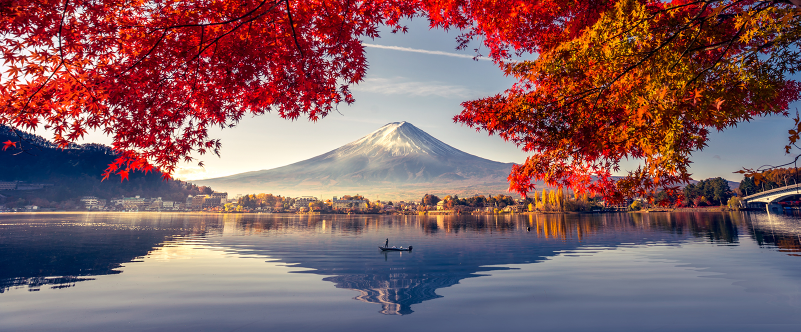
#> input picture Landscape-Color.jpg, 1601 x 664 px (shown at 1/2 size)
$ jupyter execute kmeans.ipynb
#> lines starting #> are read from the running program, lines starting #| are printed output that depends on the picture
# K-Means

## Import Library

[cell 1]
import matplotlib.pyplot as plt
import seaborn as sns; sns.set()
import numpy as np
import warnings; warnings.simplefilter('ignore')  # Fix NumPy issues.
import cv2
from sklearn.datasets import make_blobs
from sklearn.cluster import KMeans
from sklearn.metrics import pairwise_distances_argmin
from sklearn.datasets import make_moons
from sklearn.cluster import SpectralClustering
from sklearn.cluster import MiniBatchKMeans
from sklearn.metrics import silhouette_score

## K-Means Starter

[cell 2]
X, y_true = make_blobs(n_samples=300, centers=4,
                       cluster_std=0.60, random_state=0)
plt.scatter(X[:, 0], X[:, 1], s=50);

[cell 3]
kmeans = KMeans(n_clusters=4)
kmeans.fit(X)
y_kmeans = kmeans.predict(X)

[cell 4]
plt.scatter(X[:, 0], X[:, 1], c=y_kmeans, s=50, cmap='viridis')

centers = kmeans.cluster_centers_
plt.scatter(centers[:, 0], centers[:, 1], c='black', s=200, alpha=0.5)
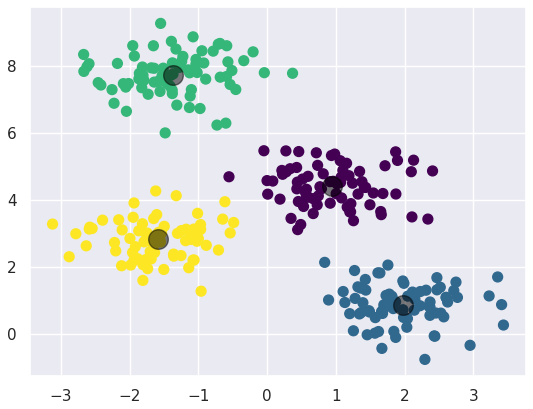
#> figure drawn by matplotlib, 1 panel

## Algoritma Expectation-Maximization

[cell 5]
def find_clusters(X, n_clusters, rseed=2):
    # 1. Randomly choose clusters
#> called with X = array of shape (300, 2), n_clusters = 4, rseed = 2
    rng = np.random.RandomState(rseed)
    i = rng.permutation(X.shape[0])[:n_clusters]
    centers = X[i]

    while True:
        # 2a. input label center yang baru
        labels = pairwise_distances_argmin(X, centers)

        # 2b. update center dari titik baru
        new_centers = np.array([X[labels == i].mean(0)
                                for i in range(n_clusters)])

        # 2c. cek konvergensi
        if np.all(centers == new_centers):
            break
        centers = new_centers

    return centers, labels

centers, labels = find_clusters(X, 4)
plt.scatter(X[:, 0], X[:, 1], c=labels,s=50, cmap='viridis');
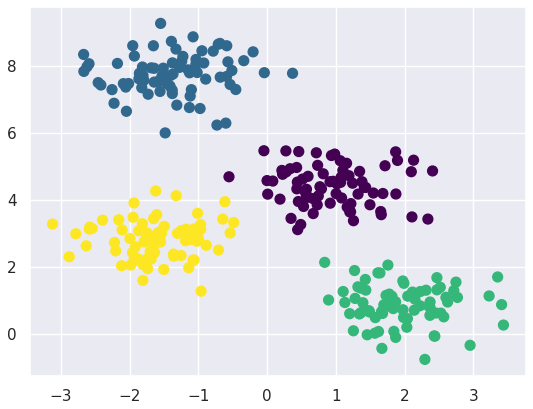
#> figure drawn by matplotlib, 1 panel

### Perubahan random

[cell 6]
centers, labels = find_clusters(X, 4, rseed=0)
plt.scatter(X[:, 0], X[:, 1], c=labels,s=50, cmap='viridis');
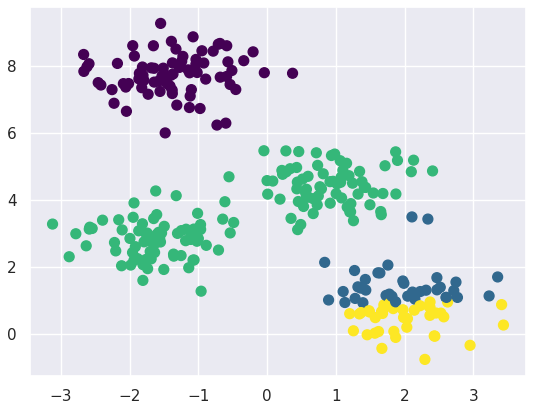
#> figure drawn by matplotlib, 1 panel

### Optimalisasi Jumlah Klaster

[cell 7]
labels = KMeans(6, random_state=0).fit_predict(X)
plt.scatter(X[:, 0], X[:, 1], c=labels, s=50, cmap='viridis');
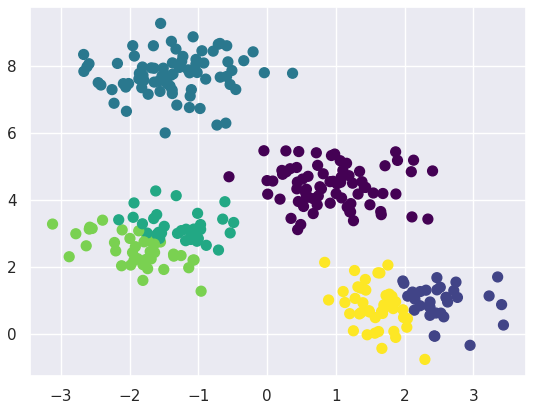
#> figure drawn by matplotlib, 1 panel

### Batas Klaster yang Tidak Selalu Linier

[cell 8]
X, y = make_moons(200, noise=.05, random_state=0)

[cell 9]
labels = KMeans(2, random_state=0).fit_predict(X)
plt.scatter(X[:, 0], X[:, 1], c=labels,s=50, cmap='viridis');
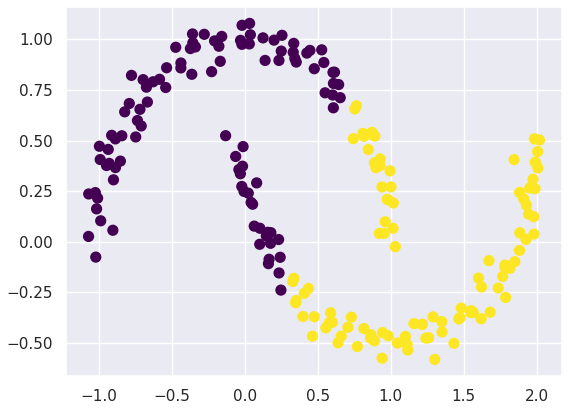
#> figure drawn by matplotlib, 1 panel

[cell 10]
model = SpectralClustering(n_clusters=2, affinity='nearest_neighbors',
                           assign_labels='kmeans')
labels = model.fit_predict(X)
plt.scatter(X[:, 0], X[:, 1], c=labels, s=50, cmap='viridis');

## Kompresi Citra

[cell 11]
Landscape = cv2.imread('Landscape-Color.jpg')
#> Landscape is the input picture: shape (664, 1601, 3); mean B, G, R 98.4, 94.8, 131.9
ax = plt.axes(xticks=[], yticks=[])
ax.imshow(Landscape);

[cell 12]
Landscape.shape
#> Out = (664, 1601, 3)

[cell 13]
data = Landscape / 255.0
data = data.reshape(1601 * 664, 3)
data.shape
#> Out = (1063064, 3)

[cell 14]
def plot_pixels(data, title, colors=None, N=10000):
#> called with data = array of shape (1063064, 3), N = 10000
    if colors is None:
        colors = data

    # choose a random subset
    rng = np.random.RandomState(0)
    i = rng.permutation(data.shape[0])[:N]
    colors = colors[i]
    R, G, B = data[i].T
#> R = 10000 values, max 1 at index 83, min 0 at index 0, mean 0.389; G = 10000 values, max 1 at index 217, min 0 at index 12, mean 0.375; B = 10000 values, max 1 at index 9, min 0 at index 90, mean 0.519

    fig, ax = plt.subplots(1, 2, figsize=(16, 6))
    ax[0].scatter(R, G, color=colors, marker='.')
    ax[0].set(xlabel='Red', ylabel='Green', xlim=(0, 1), ylim=(0, 1))

    ax[1].scatter(R, B, color=colors, marker='.')
    ax[1].set(xlabel='Red', ylabel='Blue', xlim=(0, 1), ylim=(0, 1))

    fig.suptitle(title, size=20);

[cell 15]
plot_pixels(data, title='Input color space: 16 million possible colors')
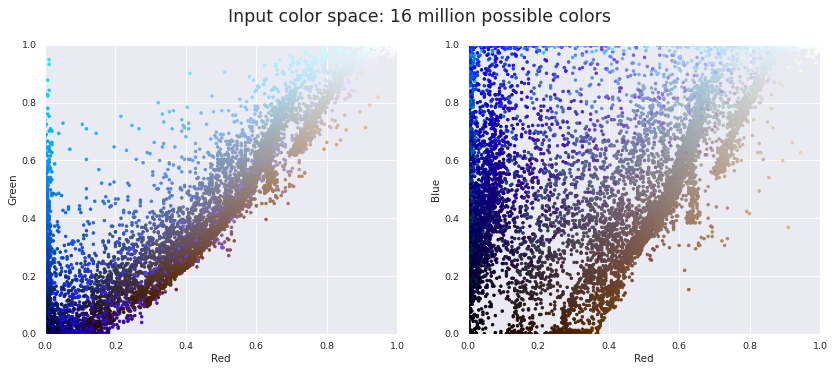
#> figure drawn by matplotlib, 2 panels

[cell 16]
kmeans = MiniBatchKMeans(16)
kmeans.fit(data)
new_colors = kmeans.cluster_centers_[kmeans.predict(data)]

plot_pixels(data, colors=new_colors,title="Reduced color space: 16 colors")
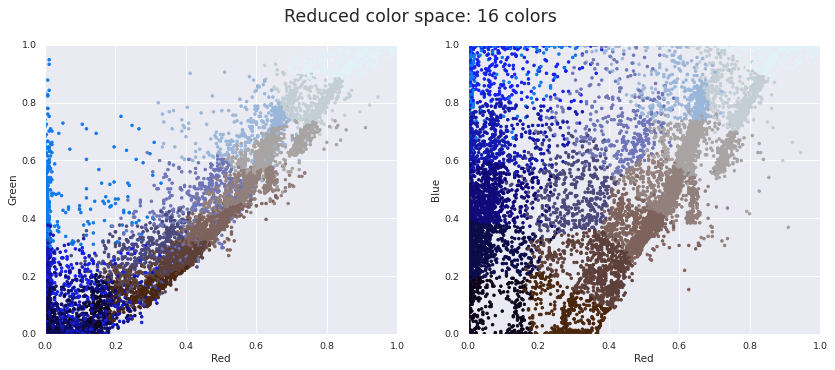
#> figure drawn by matplotlib, 2 panels

[cell 17]
Landscape_recolored = new_colors.reshape(Landscape.shape)
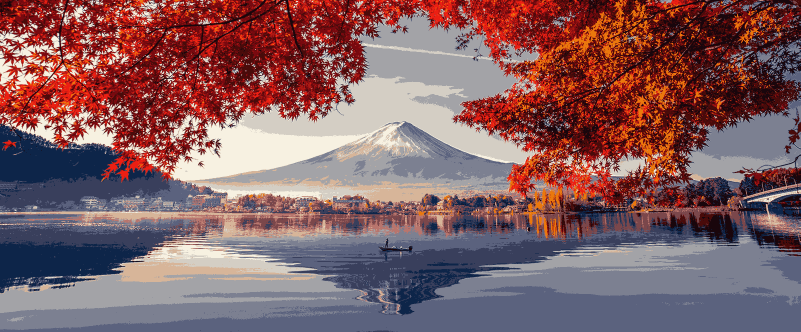
#> Landscape_recolored: shape (664, 1601, 3) float64 (shown at 1/2 size); mean B, G, R 0.387, 0.373, 0.517

fig, ax = plt.subplots(1, 2, figsize=(16, 6),
                       subplot_kw=dict(xticks=[], yticks=[]))
fig.subplots_adjust(wspace=0.05)
ax[0].imshow(Landscape)
ax[0].set_title('Original Image', size=16)
ax[1].imshow(Landscape_recolored)
ax[1].set_title('16-color Image', size=16);
#> figure, not shown here; B, G, R data is drawn as R, G, B

## WSS

[cell 18]
def calculate_WSS(points, kmax):
#> called with points = array of shape (200, 2), kmax = 10
  sse = []
  for k in range(1, kmax+1):
    kmeans = KMeans(n_clusters = k).fit(points)
    centroids = kmeans.cluster_centers_
    pred_clusters = kmeans.predict(points)
    curr_sse = 0


    for i in range(len(points)):
      curr_center = centroids[pred_clusters[i]]
      curr_sse += (points[i, 0] - curr_center[0]) ** 2 + (points[i, 1] - curr_center[1]) ** 2

    sse.append(curr_sse)
  return sse

[cell 19]
ycall = [1,2,3,4,5,6,7,8,9,10]

yWSS = calculate_WSS(X, 10)

plt.plot(ycall, yWSS)
plt.title('Elbow Method - WSS')
plt.xlabel('Jumlah Klaster')
plt.ylabel('Nilai WSS')
plt.show()
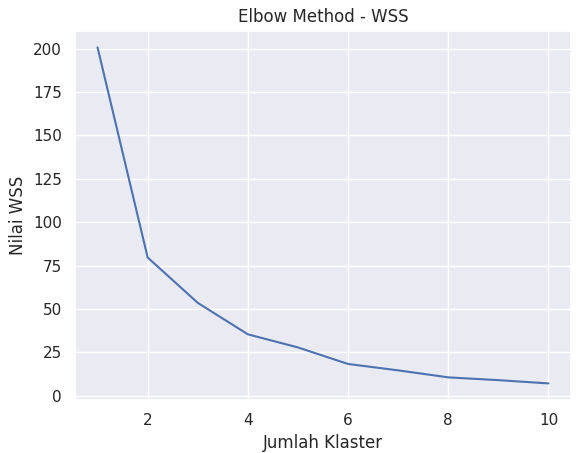
#> figure drawn by matplotlib, 1 panel; curve peaks at x = 1, y = 200.7

## Silhouette

[cell 20]
sil = []
kmax = 10

for k in range(2, kmax+1):
  kmeans = KMeans(n_clusters = k).fit(X)
  labels = kmeans.labels_
  sil.append(silhouette_score(X, labels, metric = 'euclidean'))

sil

[cell 21]
xsil = [1,2,3,4,5,6,7,8,9]

plt.plot(xsil, sil)
plt.title('Elbow Method - WSS')
plt.xlabel('Jumlah Klaster')
plt.ylabel('Nilai WSS')
plt.show()
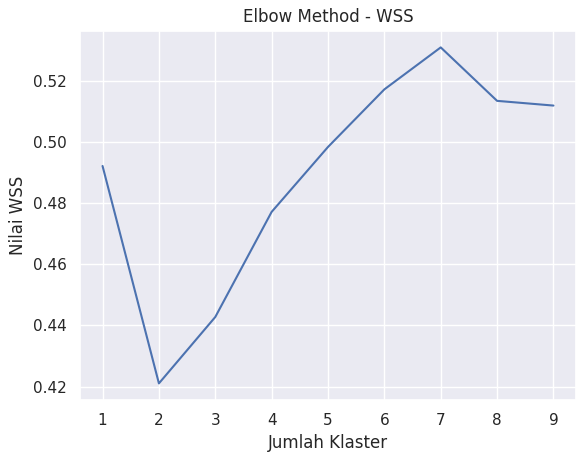
#> figure drawn by matplotlib, 1 panel
